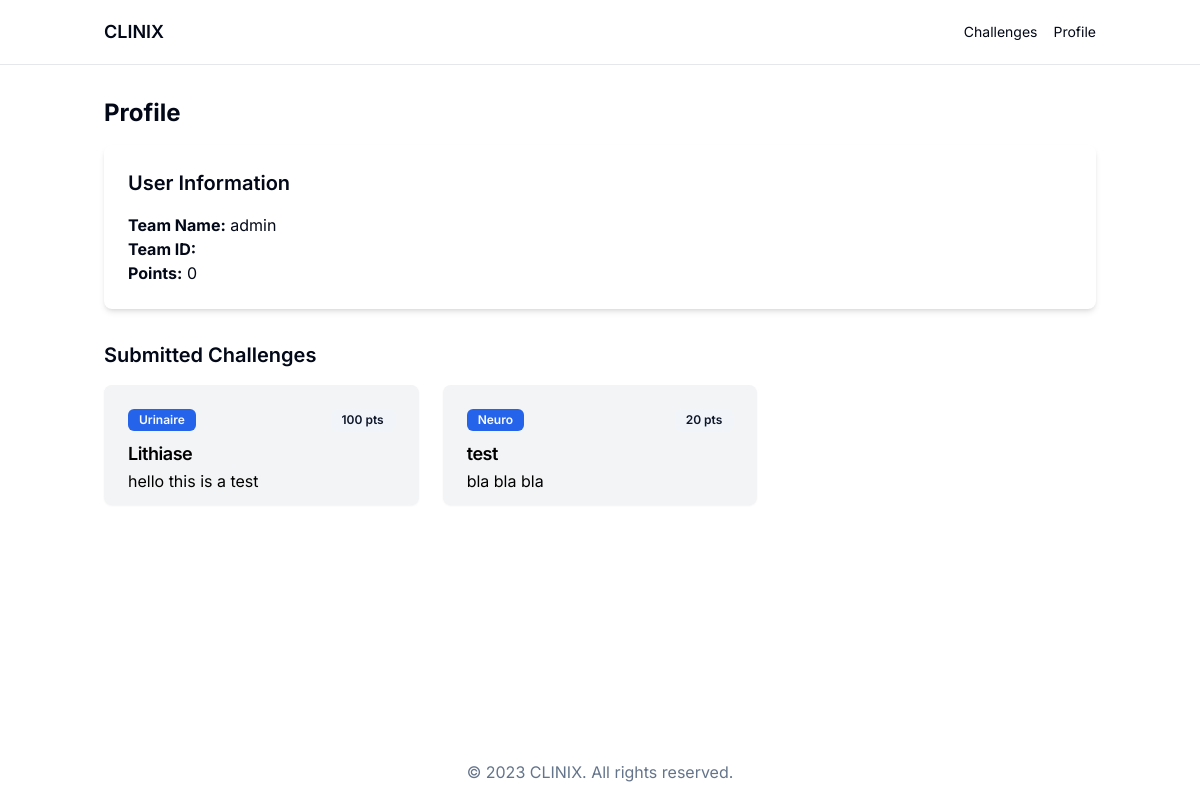
The app's page /profile/ (signed in), older data.
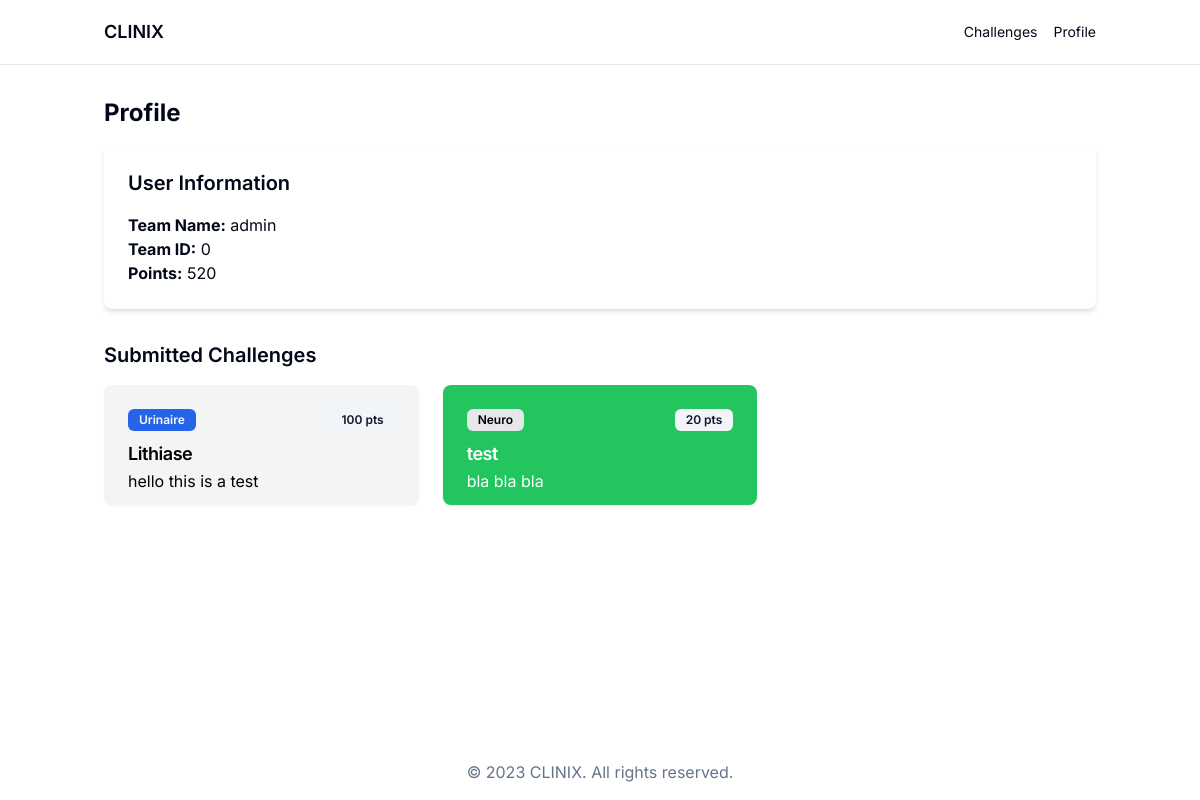
The same page, newer data.
### core/models.py (models this page shows, shortened)
class CustomUser(AbstractUser):
    teamname = models.CharField(max_length=255, unique=True)
    teamid = models.CharField(max_length=255)
    score = models.IntegerField(default=500)
    USERNAME_FIELD = 'teamname'
    REQUIRED_FIELDS = ['username']  # keep username to satisfy AbstractUser requirements

class Submission(models.Model):
    user = models.ForeignKey(CustomUser, on_delete=models.CASCADE)
    challenge = models.ForeignKey(Challenge, on_delete=models.CASCADE)
    submission_time = models.DateTimeField(auto_now_add=True)
    solution = models.TextField()
    is_correct = models.BooleanField(default=False)

class Challenge(models.Model):
    title = models.CharField(max_length=255)
    description = models.TextField()
    points = models.IntegerField()
    type = models.CharField(max_length=50)
    difficulty = models.CharField(max_length=50)
    solved_by = models.ManyToManyField(CustomUser, related_name='solved_challenges', blank=True)

### core/views.py (the view)
# urls.py: path('profile/', views.profile, name='profile'),
@login_required
def profile(request):
    if request.user.is_authenticated:
        user = request.user
        submissions = Submission.objects.filter(user=user)
        return render(request, 'core/profile.html', {'user': user, 'submissions': submissions})
    else:
        return redirect('core:login')

### core/templates/core/profile.html (shortened to what this page needs)
<html lang="en">
<head>
  <script src="https://cdn.tailwindcss.com"></script>
</head>
<body class="bg-background text-foreground">
    <div class="flex min-h-screen flex-col">
        <header class="sticky top-0 z-50 w-full border-b bg-background">
        <div class="container mx-auto flex h-16 items-center justify-between px-4">
            <a href="/" class="text-lg font-semibold">CLINIX</a>
            <nav class="hidden md:flex space-x-4">
            <a href="/challenges" class="text-sm">Challenges</a>
            <a href="/profile" class="text-sm">Profile</a>
            </nav>
        </div>
        </header>
        <main class="flex-grow container mx-auto px-4 py-8">
            <h1 class="text-2xl font-bold mb-4">Profile</h1>
            <div class="bg-white shadow-md rounded-lg p-6">
                <h2 class="text-xl font-semibold mb-4">User Information</h2>
                <p><strong>Team Name:</strong> {{ request.user.teamname }}</p>
                <p><strong>Team ID:</strong> {{ request.user.teamid }}</p>
                <p><strong>Points:</strong> {{ request.user.score }}</p>
            </div>
            <h2 class="text-xl font-semibold mt-8 mb-4">Submitted Challenges</h2>
            <div class="grid grid-cols-1 sm:grid-cols-2 lg:grid-cols-3 gap-6">
                {% for sub in submissions %}
                    <div class="block">
                        <div class="rounded-lg {% if sub.is_correct %}bg-green-500 text-white{% else %} bg-gray-100 text-black{% endif %}  shadow-sm h-full transition-all">
                            <div class="flex flex-col space-y-1.5 p-6 pb-3">
                                <div class="flex items-center justify-between">
                                    <span class="inline-flex items-center rounded-md border px-2.5 py-0.5 text-xs font-semibold transition-colors focus:outline-none focus:ring-2 focus:ring-ring focus:ring-offset-2 border-transparent {% if sub.is_correct %}bg-gray-200 text-black{% else %} bg-primary text-primary-foreground{% endif %}  hover:bg-primary/80">
                                        {{ sub.challenge.type }}
                                    </span>
                                    <span class="inline-flex items-center rounded-md border px-2.5 py-0.5 text-xs font-semibold transition-colors focus:outline-none focus:ring-2 focus:ring-ring focus:ring-offset-2 border-transparent bg-secondary text-secondary-foreground">
                                        {{ sub.challenge.points }} pts
                                    </span>
                                </div>
                                <h3 class="text-lg font-semibold leading-none tracking-tight pt-2">{{ sub.challenge.title }}</h3>
                                <p>{{sub.solution}}</p>
                            </div>
                        </div>
                    </div>
                {% endfor %}
            </div>
        </main>
        <footer class="bg-background text-muted-foreground py-4 text-center">
        &copy; 2023 CLINIX. All rights reserved.
        </footer>
</body>
</html>

Row changes from the older to the newer data that the page shows:
changed CustomUser "admin": user.teamid (not shown) → "0"; user.score "0" → "520"
changed Submission "bla bla bla": is_correct False → True (drawn)
